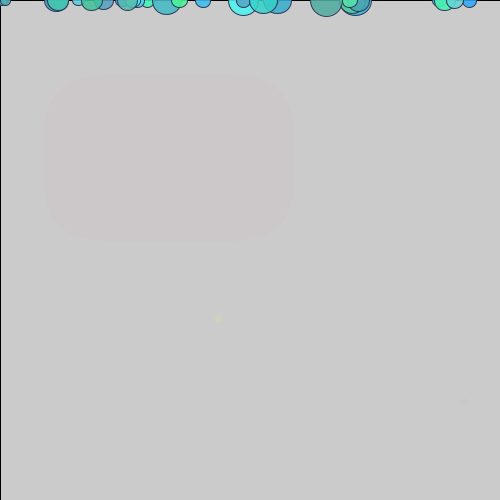
Frame 1 (no input)
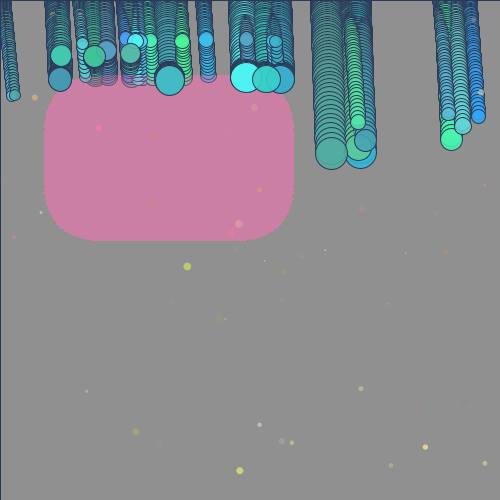
Frame 60 (the mouse pressed at the canvas centre just before this capture)
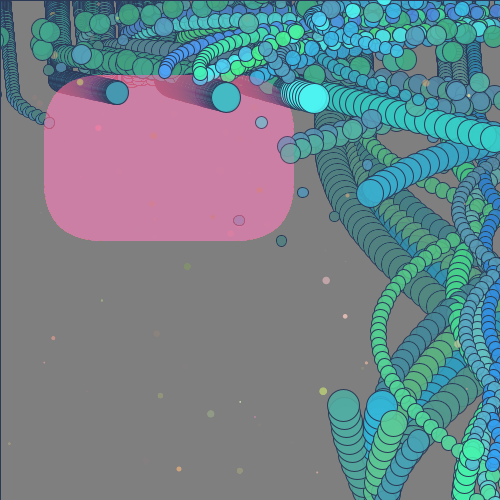
Frame 120 (the mouse held since frame 60 and released just before this capture)

The Processing sketch that drew these frames (run headless with seeded random() and noise(); from frame 60 on, the mouse is pressed at the canvas centre):

// Processing sketch: noc2_4_forces_hc1
// ── noc2_4_forces_hc1.pde
//This code is a variation of Examples 2_1-2_8 in 
//Daniel Shiffman's The Nature of Code at http://natureofcode.com


Mover[] movers = new Mover[30];
color[] ballcolor = new color[movers.length];
float size = 16;

Liquid jello; 

void setup() {
  size(500, 500);
  //size(displayWidth/2, displayHeight/2); used for blog video
  randomSeed(1); 
  smooth();

//create the balls
  for (int i = 0; i < movers.length; i++) {
    //limited random colors to create a varied but complimentary pallette
    ballcolor[i] = color(random(50,100), random(150,250), random(150,250), 222);
    //from mover class: Mover(float m, float x , float y, color c, float s)
    //balls come in 3 sizes (mass), can generate anywhere along the axis, 
    //start at the top, and get a size value which includes some variation via noise()
    movers[i] = new Mover(random(1,3), random(width), 0, ballcolor[i], size);
  }
    jello = new Liquid(44, 75, width/2, height/3, 1);
} // END SETUP

void draw() {
  fill(50,1); //'fade w/ time' fill
  rect(0,0,width,height); //background
  jello.display();
  
  float spSize = random(1,size/2); //sparkle size
  
  //make sparkles. just for fun.
  for (int j=0; j<2; j++) {   //sparkle loop
    noStroke();
    ellipse(random(width), random(height), spSize, spSize);
    fill(random(200,255), random(150, 255), random(100, 200), random(0,255));
  }
  
  //make balls with all the new forces
    for (int i = 0; i < movers.length; i++) {
     
    if (jello.contains(movers[i])) {
      // Calculate drag force
      PVector dragForce = jello.drag(movers[i]);
      // Apply drag force to Mover
      movers[i].applyForce(dragForce);
    }  
      
    PVector wind = new PVector(.01, 0);   
    if (mousePressed) {
      wind = new PVector(.5,0);
      movers[i].applyForce(wind);
    }

     PVector gravity = new PVector(0, 0.1*movers[i].mass);
  
      float c = 0.05; // friction coefficient
      float normal = 1; // the 'normal force' (the equal and opposite force)
      float frictionMag = c*normal; //this is the magnitude of the friction
      
      PVector friction = movers[i].velocity.get();
      friction.mult(-1); 
      friction.normalize();
      friction.mult(frictionMag); // friction unit V * the friction mag (scalar) = our friction force vector
  
      movers[i].applyForce(friction);
      movers[i].applyForce(wind);
      movers[i].applyForce(gravity);
  
      movers[i].update();
      movers[i].display();
      movers[i].checkEdges();
    }
   } // END DRAW
   



// ── Liquid.pde
//This code is a variation of Example 2_5 in 
//Daniel Shiffman's The Nature of Code at http://natureofcode.com

// Liquid class 
class Liquid {

  // Liquid is a rectangle
  float x, y, w, h;
  // Coefficient of drag
  float c;

  Liquid(float x_, float y_, float w_, float h_, float c_) {
    x = x_;
    y = y_;
    w = w_;
    h = h_;
    c = c_;
  }

  // Is the Mover in the Liquid?
  boolean contains(Mover m) {
    PVector l = m.location;
    return l.x > x && l.x < x + w && l.y > y && l.y < y + h;
  }

  // Calculate drag force
  PVector drag(Mover m) {
    // Magnitude is coefficient * speed squared
    float speed = m.velocity.mag();
    float dragMagnitude = c * speed * speed;

    // Direction is inverse of velocity
    PVector dragForce = m.velocity.get();
    dragForce.mult(-1);

    // Scale according to magnitude
    dragForce.setMag(dragMagnitude);
    dragForce.normalize();
    dragForce.mult(dragMagnitude);
    return dragForce;
  }

  void display() {
    noStroke();
    fill(255, 105, 180, 7);
    rect(x, y, w, h, 60);
  }
}






// ── Mover.pde
//This code is a variation of Examples 2_1-2_8 in 
//Daniel Shiffman's The Nature of Code at http://natureofcode.com

class Mover {
  PVector location;
  PVector velocity;
  PVector acceleration;
  float mass;
  color ballcolor;
  float size;
  int t = 0;
  float n = noise(t); //just trying out some noise
  float N = map(n,0,1,0,width); //just trying out some noise

  
  Mover(float m, float x , float y, color c, float s) {
    mass = m; //value of 1-3
    location = new PVector(x,y);
    velocity = new PVector(0,0);
    acceleration = new PVector(0,0);
    ballcolor = c;
    size = s*(1.1*n); //this is different from mass. it might add some variation.
  }
   
   void applyForce(PVector force) {
    PVector f = PVector.div(force,mass); // wind/mass = the acceleration to add
    acceleration.add(f);
  }
  
// == UPDATE THE FORCE CALCULATIONS ================== 
  void update() {
    velocity.add(acceleration);
    location.add(velocity);
    acceleration.mult(0);
  }

// == DISPLAY ==================  
  void display() {
    stroke(#2B3856);
    fill(ballcolor);
    ellipse(location.x,location.y,mass*size,mass*size);
  }



// == EDGES ==================
  void checkEdges() {

    if (location.x > width) {
      location.x = width;
      velocity.x *= -1;
    } else if (location.x < 0) {
      location.x = 0;
      velocity.x *= -1;
    }

    if (location.y > height) {
      velocity.y *= -1;
      location.y = height;
    } else if (location.y < 0) {
      location.y = 0;
      velocity.y *= -1;
    }

  }

}
